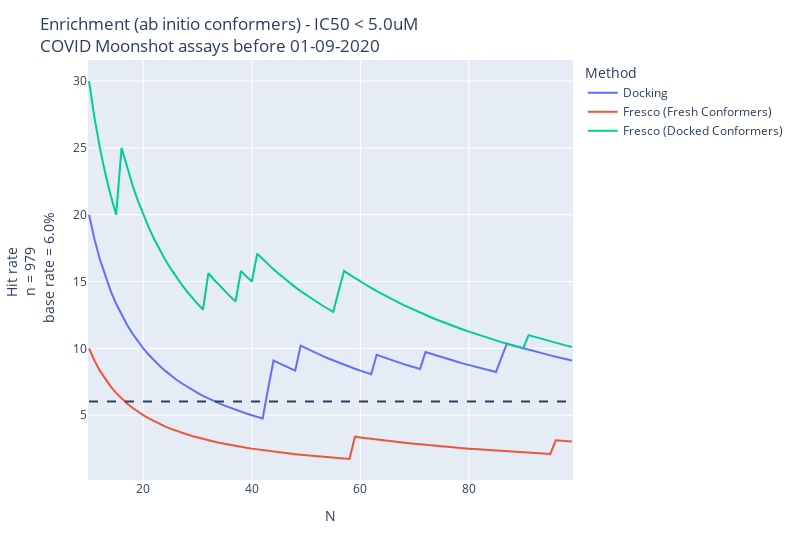

Notebook code for this chart:
### Markdown cell above
Enrichment against time

### Code cell
from ipywidgets import interact
from scipy.stats import spearmanr as spear

def plotly_enrichment_docking_vs_fresco(df_to_plot, title='Not Specified!'):

    starting_number = 10
    stop_number = 100
    n_list = np.linspace(start=starting_number, stop=stop_number,
                         num=stop_number-starting_number, endpoint=False)    
    EF_docking = [calculate_enrichment_for_df(
        df_to_plot, n=int(n), index='hit', score='Chemgauss4 Score', ascending=True) for n in n_list]
    EF_fresco_fresh = [calculate_enrichment_for_df(
        df_to_plot, n=int(n), index='hit', score='mean_frag_score', ascending=False) for n in n_list]
    EF_fresco_docked = [calculate_enrichment_for_df(
        df_to_plot, n=int(n), index='hit', score='docked_frag_score', ascending=False) for n in n_list]
    orig_prop = len(
        df_to_plot[df_to_plot['hit']])/len(df_to_plot)

    df_dock_ef = pd.DataFrame(
        list(zip(n_list, EF_docking)), columns=['N', 'EF'])
    df_dock_ef['Method'] = 'Docking'
    df_fresco_ef_fresh = pd.DataFrame(list(zip(n_list, EF_fresco_fresh)), columns=[
        'N', 'EF'])
    df_fresco_ef_fresh['Method'] = 'Fresco (Fresh Conformers)'
    df_fresco_ef_docked = pd.DataFrame(list(zip(n_list, EF_fresco_docked)), columns=[
        'N', 'EF'])
    df_fresco_ef_docked['Method'] = 'Fresco (Docked Conformers)'
    df_enrichment = pd.concat(
        [df_dock_ef, df_fresco_ef_fresh, df_fresco_ef_docked])
    
    df_enrichment['hit rate'] = df_enrichment['EF']*orig_prop*100
    fig_EF = px.line(df_enrichment, x='N', y='hit rate',
                     color='Method')

    fig_EF.add_shape(
        type="line", line=dict(dash='dash'),
        x0=min(n_list), y0=orig_prop*100,
        x1=max(n_list), y1=orig_prop*100)
    
    fig_EF.update_layout(
        title_text=f"Enrichment (ab initio conformers) - {title}",
        xaxis_title='N',
        yaxis_title=f'Hit rate <br>n = {len(df_to_plot)} <br> base rate = {orig_prop*100:.1f}%',
        width=800,
    )

    fig_EF.show()


def plot_enrichment_against_time(year='2020', month='09', day='01', ic50_threshold='5.0'):
    date_to_filter = int(f'{year}{month}{day}')
    df_filtered_by_date = df_merged.query('date < @date_to_filter').copy()
    df_filtered_by_date['hit'] = df_filtered_by_date['f_avg_IC50'] < ic50_threshold
    rho_dock_vs_fresco = spear(df_filtered_by_date['Chemgauss4 Score'].values, df_filtered_by_date['mean_frag_score'].values)[0]
    rho_ic50_vs_fresco = spear(df_filtered_by_date.dropna()['f_avg_IC50'].values,
                     df_filtered_by_date.dropna()['mean_frag_score'].values)[0]
    rho_ic50_vs_dock = spear(df_filtered_by_date.dropna()['Chemgauss4 Score'].values,
                               df_filtered_by_date.dropna()['mean_frag_score'].values)[0]
    print(f'rho dock vs fresco {rho_dock_vs_fresco:.2f}')
    print(f'rho dock vs IC50 {rho_ic50_vs_dock:.2f}')
    print(f'rho fresco vs IC50 {rho_ic50_vs_fresco:.2f}')

    # print(df_filtered_by_date['hit'].value_counts())
    # plot_enrichment_docking_vs_fresco(df_filtered_by_date,
    #                                   title=f'IC50 < {ic50_threshold}uM, rho = {rho_dock_vs_fresco:.2f}\n Moonshot submissions before {day}-{month}-{year} (n={len(df_filtered_by_date)})')
    plotly_enrichment_docking_vs_fresco(df_filtered_by_date,
                                        title=f'IC50 < {ic50_threshold}uM<br>COVID Moonshot assays before {day}-{month}-{year}')
    return


years_to_choose_from = ['2021', '2020']
months_to_choose_from = [f'0{x}' for x in range(
    1, 10)] + [f'{x}' for x in range(10, 13)]
days_to_choose_from = [f'0{x}' for x in range(
    1, 10)] + [f'{x}' for x in range(10, 31)]
interact(plot_enrichment_against_time,
         year=years_to_choose_from, month=months_to_choose_from, day=days_to_choose_from, ic50_threshold=(0.0, 100.0))

### Figure 1 — Plotly figure (JSON) as saved in the notebook; plotly's stock layout.template omitted (floating-point values rounded to 4 significant figures)
{"data": [{"hovertemplate": "Method=Docking<br>N=%{x}<br>hit rate=%{y}<extra></extra>", "legendgroup": "Docking", "line": {"color": "#636efa", "dash": "solid"}, "marker": {"symbol": "circle"}, "mode": "lines", "name": "Docking", "orientation": "v", "showlegend": true, "type": "scatter", "x": [10, 11, 12, 13, 14, 15, 16, 17, 18, 19, 20, 21, 22, 23, 24, 25, 26, 27, 28, 29, 30, 31, 32, 33, 34, 35, 36, 37, 38, 39, 40, 41, 42, 43, 44, 45, 46, 47, 48, 49, 50, 51, 52, 53, 54, 55, 56, 57, 58, 59, 60, 61, 62, 63, 64, 65, 66, 67, 68, 69, 70, 71, 72, 73, 74, 75, 76, 77, 78, 79, 80, 81, 82, 83, 84, 85, 86, 87, 88, 89, 90, 91, 92, 93, 94, 95, 96, 97, 98, 99], "xaxis": "x", "y": [20, 18.18, 16.67, 15.38, 14.29, 13.33, 12.5, 11.76, 11.11, 10.53, 10, 9.524, 9.091, 8.696, 8.333, 8, 7.692, 7.407, 7.143, 6.897, 6.667, 6.452, 6.25, 6.061, 5.882, 5.714, 5.556, 5.405, 5.263, 5.128, 5, 4.878, 4.762, 6.977, 9.091, 8.889, 8.696, 8.511, 8.333, 10.2, 10, 9.804, 9.615, 9.434, 9.259, 9.091, 8.929, 8.772, 8.621, 8.475, 8.333, 8.197, 8.065, 9.524, 9.375, 9.231, 9.091, 8.955, 8.824, 8.696, 8.571, 8.451, 9.722, 9.589, 9.459, 9.333, 9.211, 9.091, 8.974, 8.861, 8.75, 8.642, 8.537, 8.434, 8.333, 8.235, 9.302, 10.34, 10.23, 10.11, 10, 9.89, 9.783, 9.677, 9.574, 9.474, 9.375, 9.278, 9.184, 9.091], "yaxis": "y"}, {"hovertemplate": "Method=Fresco (Fresh Conformers)<br>N=%{x}<br>hit rate=%{y}<extra></extra>", "legendgroup": "Fresco (Fresh Conformers)", "line": {"color": "#EF553B", "dash": "solid"}, "marker": {"symbol": "circle"}, "mode": "lines", "name": "Fresco (Fresh Conformers)", "orientation": "v", "showlegend": true, "type": "scatter", "x": [10, 11, 12, 13, 14, 15, 16, 17, 18, 19, 20, 21, 22, 23, 24, 25, 26, 27, 28, 29, 30, 31, 32, 33, 34, 35, 36, 37, 38, 39, 40, 41, 42, 43, 44, 45, 46, 47, 48, 49, 50, 51, 52, 53, 54, 55, 56, 57, 58, 59, 60, 61, 62, 63, 64, 65, 66, 67, 68, 69, 70, 71, 72, 73, 74, 75, 76, 77, 78, 79, 80, 81, 82, 83, 84, 85, 86, 87, 88, 89, 90, 91, 92, 93, 94, 95, 96, 97, 98, 99], "xaxis": "x", "y": [10, 9.091, 8.333, 7.692, 7.143, 6.667, 6.25, 5.882, 5.556, 5.263, 5, 4.762, 4.545, 4.348, 4.167, 4, 3.846, 3.704, 3.571, 3.448, 3.333, 3.226, 3.125, 3.03, 2.941, 2.857, 2.778, 2.703, 2.632, 2.564, 2.5, 2.439, 2.381, 2.326, 2.273, 2.222, 2.174, 2.128, 2.083, 2.041, 2, 1.961, 1.923, 1.887, 1.852, 1.818, 1.786, 1.754, 1.724, 3.39, 3.333, 3.279, 3.226, 3.175, 3.125, 3.077, 3.03, 2.985, 2.941, 2.899, 2.857, 2.817, 2.778, 2.74, 2.703, 2.667, 2.632, 2.597, 2.564, 2.532, 2.5, 2.469, 2.439, 2.41, 2.381, 2.353, 2.326, 2.299, 2.273, 2.247, 2.222, 2.198, 2.174, 2.151, 2.128, 2.105, 3.125, 3.093, 3.061, 3.03], "yaxis": "y"}, {"hovertemplate": "Method=Fresco (Docked Conformers)<br>N=%{x}<br>hit rate=%{y}<extra></extra>", "legendgroup": "Fresco (Docked Conformers)", "line": {"color": "#00cc96", "dash": "solid"}, "marker": {"symbol": "circle"}, "mode": "lines", "name": "Fresco (Docked Conformers)", "orientation": "v", "showlegend": true, "type": "scatter", "x": [10, 11, 12, 13, 14, 15, 16, 17, 18, 19, 20, 21, 22, 23, 24, 25, 26, 27, 28, 29, 30, 31, 32, 33, 34, 35, 36, 37, 38, 39, 40, 41, 42, 43, 44, 45, 46, 47, 48, 49, 50, 51, 52, 53, 54, 55, 56, 57, 58, 59, 60, 61, 62, 63, 64, 65, 66, 67, 68, 69, 70, 71, 72, 73, 74, 75, 76, 77, 78, 79, 80, 81, 82, 83, 84, 85, 86, 87, 88, 89, 90, 91, 92, 93, 94, 95, 96, 97, 98, 99], "xaxis": "x", "y": [30, 27.27, 25, 23.08, 21.43, 20, 25, 23.53, 22.22, 21.05, 20, 19.05, 18.18, 17.39, 16.67, 16, 15.38, 14.81, 14.29, 13.79, 13.33, 12.9, 15.62, 15.15, 14.71, 14.29, 13.89, 13.51, 15.79, 15.38, 15, 17.07, 16.67, 16.28, 15.91, 15.56, 15.22, 14.89, 14.58, 14.29, 14.0, 13.73, 13.46, 13.21, 12.96, 12.73, 14.29, 15.79, 15.52, 15.25, 15, 14.75, 14.52, 14.29, 14.06, 13.85, 13.64, 13.43, 13.24, 13.04, 12.86, 12.68, 12.5, 12.33, 12.16, 12, 11.84, 11.69, 11.54, 11.39, 11.25, 11.11, 10.98, 10.84, 10.71, 10.59, 10.47, 10.34, 10.23, 10.11, 10, 10.99, 10.87, 10.75, 10.64, 10.53, 10.42, 10.31, 10.2, 10.1], "yaxis": "y"}], "layout": {"legend": {"title": {"text": "Method"}, "tracegroupgap": 0}, "margin": {"t": 60}, "shapes": [{"line": {"dash": "dash"}, "type": "line", "x0": 10, "x1": 99, "y0": 6.027, "y1": 6.027}], "title": {"text": "Enrichment (ab initio conformers) - IC50 < 5.0uM<br>COVID Moonshot assays before 01-09-2020"}, "width": 800, "xaxis": {"anchor": "y", "domain": [0, 1], "title": {"text": "N"}}, "yaxis": {"anchor": "x", "domain": [0, 1], "title": {"text": "Hit rate <br>n = 979 <br> base rate = 6.0%"}}}}
